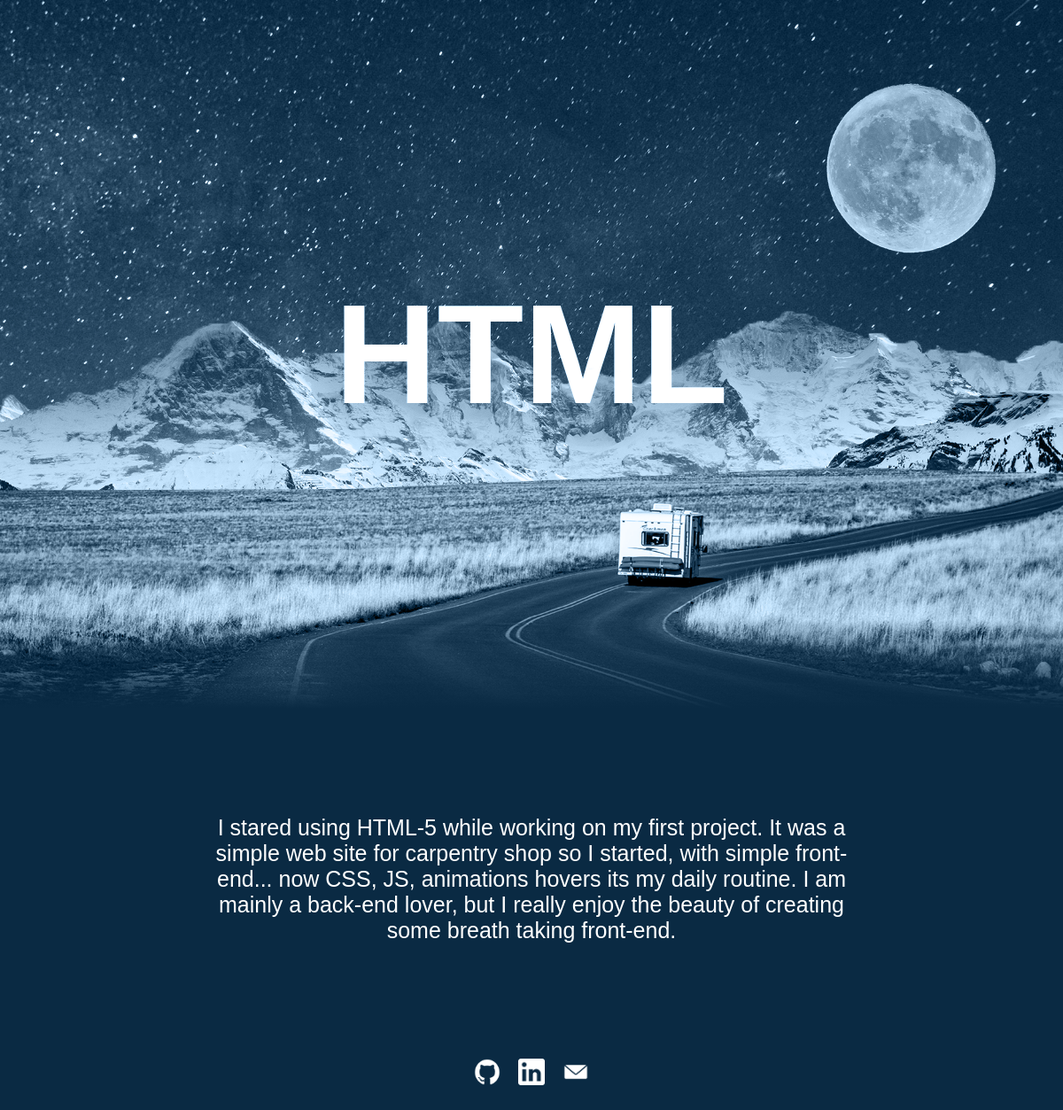
Page /skill/HTML/ on the committed database.
### main/models.py (models this page shows, shortened)
class Language(models.Model):
    title = models.CharField(max_length=100)
    desc_short = models.TextField()
    description = models.TextField()
    class Meta:
        verbose_name = "Language"
        verbose_name_plural = "Languages"

### main/views.py (the view)
# urls.py: path('skill/<str:title>/', views.skill_view, name='skill')
def skill_view(request, title):
    lang = Language.objects.get(title__iexact=title)
    return render(request, 'main/skill.html', {"lang": lang})

### templates/main/skill.html (shortened to what this page needs)
{% load static %}
<!DOCTYPE html>
<html lang="en">
<head>
    <link rel="stylesheet" type="text/css" href="{% static 'css/style.css' %}">
    <link rel="stylesheet" type="text/css" href="{% static 'css/swiper.min.css' %}">
</head>
<body>
<section>
    <img src="{% static 'img/bg.jpg' %}" id="bg" alt="img">
    <img src="{% static 'img/moon.png' %}" id="moon" alt="img">
    <img src="{% static 'img/mountain.png' %}" id="mountain" alt="img">
    <img src="{% static 'img/road.png' %}" id="road" alt="img">
    <h2 id="text">{{ lang.title }}</h2>
</section>
<div class="description">
    <p id="desc" class="on">
        {{ lang.description }}
    </p>
</div>
<div id="empty">
    <a target="_blank" rel="noopener noreferrer" href="https://github.com/Mrklata"><img
            src="{% static 'img/git.png' %}" alt="img"></a>
    <a target="_blank" rel="noopener noreferrer"
       href="https://www.linkedin.com/in/%C5%82ukasz-kowalczyk-35259b19b/"><img src="{% static 'img/link.png' %}"
                                                                                alt="img"></a>
    <a target="_blank" rel="noopener noreferrer" href="mailto:lukasz98kowalczyk@gamail.com"><img
            src="{% static 'img/mail.png' %}" alt="img"></a>
</div>
</body>
</html>

### static/css/style.css (style rules this page uses)
* { margin: 0; padding: 0; font-family: 'Poppins', sans-serif; }
body { background: #0a2a43; min-height: 1500px; }
section { position: relative; width: 100%; height: 100vh; overflow: hidden; display: flex; justify-content: center; align-items: center; }
section:before { content: ''; position: absolute; bottom: 0; width: 100%; height: 100px; background: linear-gradient(to top, #0a2a43, transparent); z-index: 100; }
section:after { content: ''; position: absolute; top: 0; left: 0; width: 100%; height: 100%; background: #0a2a43; z-index: 100; mix-blend-mode: color; }
section img { position: absolute; top: 0; left: 0; width: 100%; height: 100%; object-fit: cover; pointer-events: none; }
#text { position: relative; color: white; font-size: 10em; z-index: 1; }
#road { z-index: 2; }
.description { text-align: center; margin: 10% 20%; font-size: 25px; color: white; }
#empty { display: flex; justify-content: center; align-items: center; margin: 50px; }
#empty img { height: 30px; width: 30px; margin: 10px; }

### rows in the picture
Language: title "HTML", description "I stared using HTML-5 while working on my first project. It was a simple web site for carpentry shop so I started, with simple front-end... now CSS, JS, animations hovers its my daily routine. I am mainly a back-end lover, but I really enjoy the beauty of creating some breath taking front-end."
